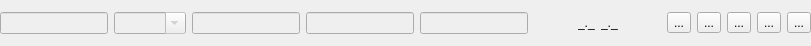
<?xml version="1.0" encoding="UTF-8"?>
<ui version="4.0">
 <class>fairwindsk::ui::mydata::Waypoint</class>
 <widget class="QWidget" name="fairwindsk::ui::mydata::Waypoint">
  <property name="geometry">
   <rect>
    <x>0</x>
    <y>0</y>
    <width>811</width>
    <height>46</height>
   </rect>
  </property>
  <property name="windowTitle">
   <string>Waypoint</string>
  </property>
  <layout class="QHBoxLayout" name="horizontalLayout">
   <property name="leftMargin">
    <number>0</number>
   </property>
   <property name="topMargin">
    <number>0</number>
   </property>
   <property name="rightMargin">
    <number>0</number>
   </property>
   <property name="bottomMargin">
    <number>0</number>
   </property>
   <item>
    <widget class="QLineEdit" name="lineEdit_Name">
     <property name="enabled">
      <bool>false</bool>
     </property>
     <property name="sizePolicy">
      <sizepolicy hsizetype="Expanding" vsizetype="Fixed">
       <horstretch>0</horstretch>
       <verstretch>0</verstretch>
      </sizepolicy>
     </property>
     <property name="readOnly">
      <bool>false</bool>
     </property>
    </widget>
   </item>
   <item>
    <widget class="QComboBox" name="comboBox_Type">
     <property name="enabled">
      <bool>false</bool>
     </property>
     <property name="editable">
      <bool>true</bool>
     </property>
    </widget>
   </item>
   <item>
    <widget class="QLineEdit" name="lineEdit_Latitude">
     <property name="enabled">
      <bool>false</bool>
     </property>
     <property name="readOnly">
      <bool>false</bool>
     </property>
    </widget>
   </item>
   <item>
    <widget class="QLineEdit" name="lineEdit_Longitude">
     <property name="enabled">
      <bool>false</bool>
     </property>
     <property name="readOnly">
      <bool>false</bool>
     </property>
    </widget>
   </item>
   <item>
    <widget class="QLineEdit" name="lineEdit_Description">
     <property name="enabled">
      <bool>false</bool>
     </property>
    </widget>
   </item>
   <item>
    <spacer name="horizontalSpacer_2">
     <property name="orientation">
      <enum>Qt::Orientation::Horizontal</enum>
     </property>
     <property name="sizeHint" stdset="0">
      <size>
       <width>40</width>
       <height>20</height>
      </size>
     </property>
    </spacer>
   </item>
   <item>
    <widget class="QLabel" name="label_Bearing_2">
     <property name="text">
      <string>_._</string>
     </property>
    </widget>
   </item>
   <item>
    <widget class="QLabel" name="label_Range">
     <property name="text">
      <string>_._</string>
     </property>
    </widget>
   </item>
   <item>
    <spacer name="horizontalSpacer">
     <property name="orientation">
      <enum>Qt::Orientation::Horizontal</enum>
     </property>
     <property name="sizeHint" stdset="0">
      <size>
       <width>40</width>
       <height>20</height>
      </size>
     </property>
    </spacer>
   </item>
   <item>
    <widget class="QToolButton" name="toolButton_Edit">
     <property name="text">
      <string>...</string>
     </property>
     <property name="icon">
      <iconset resource="../../resources.qrc">
       <normaloff>:/resources/svg/OpenBridge/edit-google.svg</normaloff>:/resources/svg/OpenBridge/edit-google.svg</iconset>
     </property>
    </widget>
   </item>
   <item>
    <widget class="QToolButton" name="toolButton_Description">
     <property name="text">
      <string>...</string>
     </property>
     <property name="icon">
      <iconset resource="../../resources.qrc">
       <normaloff>:/resources/svg/OpenBridge/info.svg</normaloff>:/resources/svg/OpenBridge/info.svg</iconset>
     </property>
    </widget>
   </item>
   <item>
    <widget class="QToolButton" name="toolButton_Notes">
     <property name="text">
      <string>...</string>
     </property>
     <property name="icon">
      <iconset resource="../../resources.qrc">
       <normaloff>:/resources/svg/OpenBridge/note-edit-proposal.svg</normaloff>:/resources/svg/OpenBridge/note-edit-proposal.svg</iconset>
     </property>
    </widget>
   </item>
   <item>
    <widget class="QToolButton" name="toolButton_NavigateTo">
     <property name="text">
      <string>...</string>
     </property>
     <property name="icon">
      <iconset resource="../../resources.qrc">
       <normaloff>:/resources/svg/OpenBridge/navigation-route.svg</normaloff>:/resources/svg/OpenBridge/navigation-route.svg</iconset>
     </property>
    </widget>
   </item>
   <item>
    <widget class="QToolButton" name="toolButton_Delete">
     <property name="text">
      <string>...</string>
     </property>
     <property name="icon">
      <iconset resource="../../resources.qrc">
       <normaloff>:/resources/svg/OpenBridge/delete-google.svg</normaloff>:/resources/svg/OpenBridge/delete-google.svg</iconset>
     </property>
    </widget>
   </item>
  </layout>
 </widget>
 <resources>
  <include location="../../resources.qrc"/>
 </resources>
 <connections/>
</ui>
